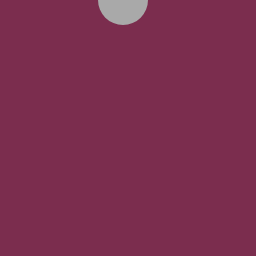
Frame 1 (no input)
Frame 60 (no input): identical to frame 1, image omitted
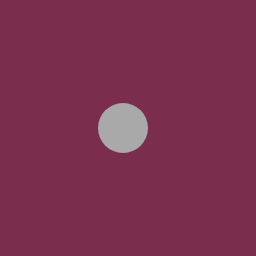
Frame 120 (the mouse pressed at the canvas centre since frame 60)

The p5.js sketch that drew these frames (run headless with seeded random() and noise() and a simulated clock; from frame 60 on, the mouse is pressed at the canvas centre):

// p5.js sketch
// ── sketch.js
var fillVal = 169;
var isHover = false;

function setup() {
    
    createCanvas(256, 256);
    rectMode(CENTER);

}


function draw() {
    
    background(123, 45, 78);
    
    fill(fillVal);
    
    noStroke();
    
    if (mouseY>156){ rect(123, mouseY, 50, 50);
                        isHover = true;
                   
                   
                        }else{ ellipse(123, mouseY, 50, 50);
                           isHover = false;  
                             }
    
                    print(mouseIsPressed); }

function keyPressed() {
  if (isHover === true){
    if (keyCode ===32) {
        
        fillVal = 234;}}
        
        
  }

 
 
